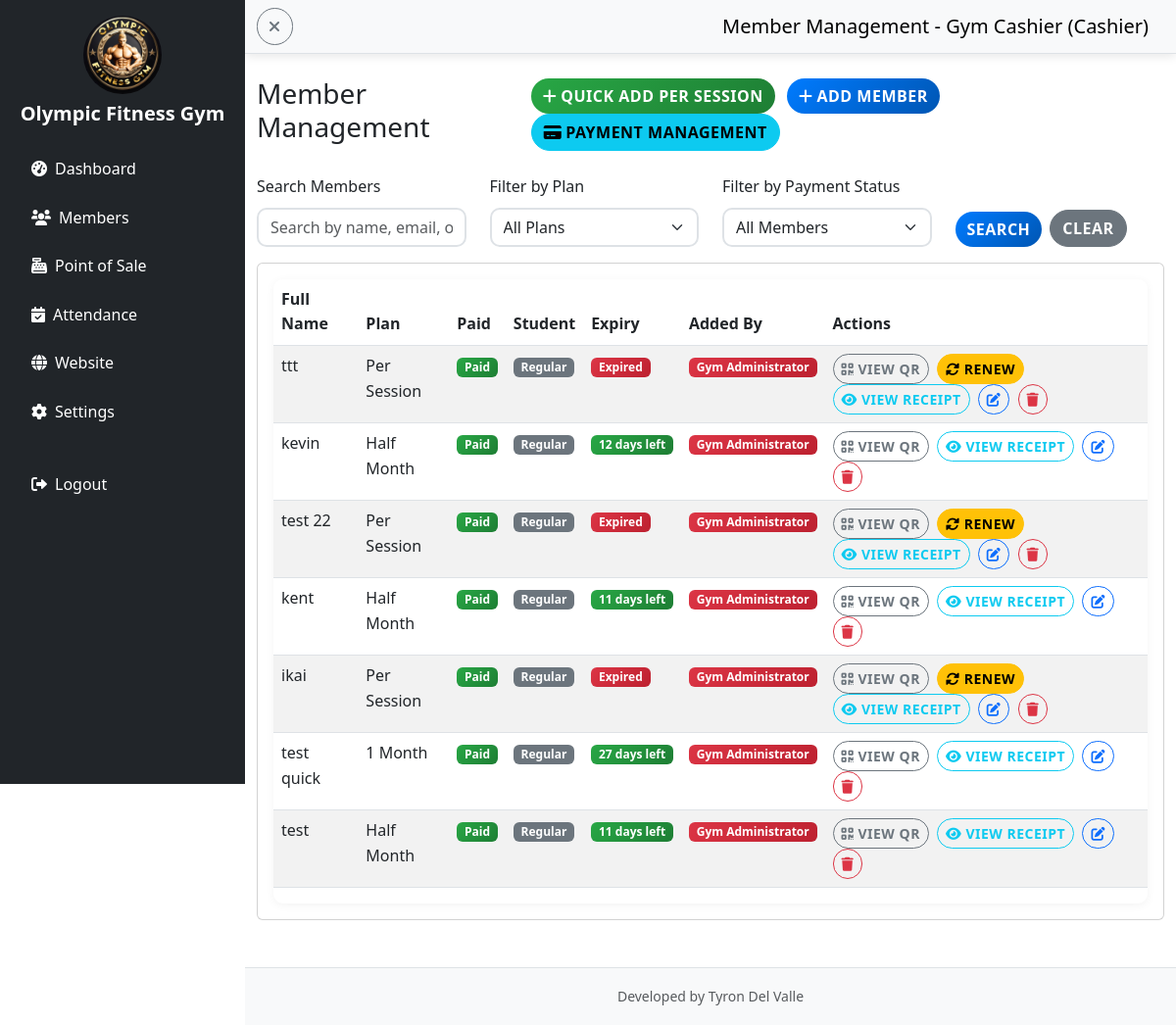
The app's page /cashier/members.php (signed in) with its own data.
### tables this page shows
CREATE TABLE `gym_settings` (
  `id` int(11) NOT NULL AUTO_INCREMENT,
  `gym_name` varchar(255) NOT NULL DEFAULT 'Gym Management System',
  `logo_path` varchar(255) NOT NULL DEFAULT 'gym logo.jpg',
  `background_path` varchar(255) NOT NULL DEFAULT 'gym background.jpg',
  `updated_at` timestamp NOT NULL DEFAULT current_timestamp() ON UPDATE current_timestamp(),
  `sidebar_theme` varchar(50) NOT NULL DEFAULT 'primary',
  `student_discount_enabled` tinyint(1) DEFAULT 1,
  `per_session_fee` decimal(10,2) DEFAULT 50.00,
  `half_month_fee` decimal(10,2) DEFAULT 300.00,
  `one_month_fee` decimal(10,2) DEFAULT 500.00,
  `two_months_fee` decimal(10,2) DEFAULT 900.00,
  `three_months_fee` decimal(10,2) DEFAULT 1300.00,
  `four_months_fee` decimal(10,2) DEFAULT 1700.00,
  `five_months_fee` decimal(10,2) DEFAULT 2100.00,
  `six_months_fee` decimal(10,2) DEFAULT 2500.00,
  `seven_months_fee` decimal(10,2) DEFAULT 2900.00,
  `eight_months_fee` decimal(10,2) DEFAULT 3300.00,
  `nine_months_fee` decimal(10,2) DEFAULT 3700.00,
  `ten_months_fee` decimal(10,2) DEFAULT 4100.00,
  `eleven_months_fee` decimal(10,2) DEFAULT 4500.00,
  `one_year_fee` decimal(10,2) DEFAULT 5000.00,
  `two_years_fee` decimal(10,2) DEFAULT 9000.00,
  `three_years_fee` decimal(10,2) DEFAULT 13000.00,
  PRIMARY KEY (`id`)
);

CREATE TABLE `members` (
  `id` int(11) NOT NULL AUTO_INCREMENT,
  `member_code` varchar(50) DEFAULT NULL,
  `fullname` varchar(100) NOT NULL,
  `email` varchar(100) DEFAULT NULL,
  `phone` varchar(20) DEFAULT NULL,
  `address` text DEFAULT NULL,
  `plan` varchar(50) DEFAULT NULL,
  `start_date` date DEFAULT NULL,
  `end_date` date DEFAULT NULL,
  `status` enum('ACTIVE','EXPIRED','SUSPENDED') DEFAULT 'ACTIVE',
  `is_student` tinyint(1) DEFAULT 0,
  `student_id` varchar(50) DEFAULT NULL,
  `created_at` timestamp NOT NULL DEFAULT current_timestamp(),
  `created_by` int(11) DEFAULT NULL,
  `qr_code` varchar(255) DEFAULT NULL,
  `qr_token` varchar(64) DEFAULT NULL,
  PRIMARY KEY (`id`),
  UNIQUE KEY `member_code` (`member_code`),
  UNIQUE KEY `qr_token` (`qr_token`),
  KEY `fk_members_created_by` (`created_by`),
  CONSTRAINT `fk_members_created_by` FOREIGN KEY (`created_by`) REFERENCES `users` (`id`)
);

CREATE TABLE `users` (
  `id` int(11) NOT NULL AUTO_INCREMENT,
  `fullname` varchar(100) NOT NULL,
  `username` varchar(50) NOT NULL,
  `password` varchar(255) NOT NULL,
  `role` enum('admin','cashier') NOT NULL,
  `created_at` timestamp NOT NULL DEFAULT current_timestamp(),
  `on_duty` tinyint(1) DEFAULT 0,
  PRIMARY KEY (`id`),
  UNIQUE KEY `username` (`username`)
);

### cashier/members.php (the view, shortened to what the rows shown need)
<?php
include "../config/db.php";
include "../get_membership_fees.php";
$settings = $conn->query("SELECT * FROM gym_settings WHERE id = 1")->fetch_assoc();
$student_discount_enabled = isset($settings['student_discount_enabled']) ? $settings['student_discount_enabled'] : true;
$membership_fees = getMembershipFees();
$query = "SELECT m.*,
          CASE WHEN EXISTS (SELECT 1 FROM payments p WHERE p.member_id = m.id) THEN 1 ELSE 0 END as has_payment,
          (SELECT id FROM payments p WHERE p.member_id = m.id ORDER BY p.payment_date DESC LIMIT 1) as latest_payment_id,
          u.fullname as created_by_name,
          u.role as created_by_role
          FROM members m
          LEFT JOIN users u ON m.created_by = u.id";
$query .= " ORDER BY m.created_at DESC";
$members = $conn->query($query);
?>
<!DOCTYPE html>
<html lang="en">
<head>
    <link href="https://cdn.jsdelivr.net/npm/bootstrap@5.3.0/dist/css/bootstrap.min.css" rel="stylesheet">
    <link href="https://cdnjs.cloudflare.com/ajax/libs/font-awesome/6.0.0/css/all.min.css" rel="stylesheet">
    <link href="../assets/style.css?v=20260630f" rel="stylesheet">
</head>
<body>
    <div class="d-flex">
        <nav id="sidebar" class="bg-<?php echo htmlspecialchars($settings['sidebar_theme']); ?> <?php echo ($settings['sidebar_theme'] == 'light') ? 'text-dark' : 'text-white'; ?> vh-100" style="width: 250px;">
            <div class="p-3">
                <div class="text-center mb-4">
                    <img src="../<?php echo htmlspecialchars($settings['logo_path']); ?>" alt="Gym Logo" class="rounded-circle mb-2" style="width: 80px; height: 80px;">
                    <h5 class="fw-bold"><?php echo htmlspecialchars($settings['gym_name']); ?></h5>
                </div>
            </div>
        </nav>
        <div class="flex-grow-1">
            <div class="container-fluid mt-4">
        <div class="row">
            <div class="col-12">
                <div class="d-flex justify-content-between align-items-center mb-4">
                    <h1 class="h3">Member Management</h1>
                </div>
                <div class="card">
                    <div class="card-body">
                        <div class="table-responsive">
                            <table class="table table-striped">
                                        <thead>
                                            <tr>
                                                <th>Full Name</th>
                                                <th>Plan</th>
                                                <th>Paid</th>
                                                <?php if ($student_discount_enabled): ?>
                                                <th>Student</th>
                                                <?php endif; ?>
                                                <th>Expiry</th>
                                                <th>Added By</th>
                                                <th>Actions</th>
                                            </tr>
                                        </thead>
                                <tbody>
                                    <?php while ($member = $members->fetch_assoc()): ?>
                                    <tr>
                                        <td><?php echo htmlspecialchars($member['fullname']); ?></td>
                                        <td><?php echo htmlspecialchars($member['plan']); ?></td>
                                        <td><?php echo $member['has_payment'] ? '<span class="badge bg-success">Paid</span>' : '<span class="badge bg-warning">Not Paid</span>'; ?></td>
                                        <?php if ($student_discount_enabled): ?>
                                        <td><?php echo $member['is_student'] ? '<span class="badge bg-info">Student</span>' : '<span class="badge bg-secondary">Regular</span>'; ?></td>
                                        <?php endif; ?>
                                                <td>
                                                    <?php
                                                    $start_date = strtotime($member['start_date']);
                                                    $end_date = strtotime($member['end_date']);
                                                    $today = strtotime(date('Y-m-d'));
                                                    $current_hour = (int)date('H');
                                                    $closing_hour = 21;
                                                    $is_expired = ($today > $end_date) || ($member['plan'] != 'Per Session' && $today == $end_date && $current_hour >= $closing_hour);
                                                    $start_str = date('Y-m-d', $start_date);
                                                    $end_str = date('Y-m-d', $end_date);
                                                    $today_str = date('Y-m-d', $today);
                                                    if (strtolower($member['plan']) == 'per session') {
                                                        if ($today_str < $start_str) {
                                                            $days_to_start = ceil(($start_date - $today) / (60 * 60 * 24));
                                                            echo '<span class="badge bg-info">Starts in ' . $days_to_start . ' days</span>';
                                                        } elseif ($today_str > $end_str) {
                                                            echo '<span class="badge bg-danger">Expired</span>';
                                                        } else {
                                                            echo '<span class="badge bg-info">Until today</span>';
                                                        }
                                                    } else {
                                                        if ($today < $start_date) {
                                                            $days_to_start = ceil(($start_date - $today) / (60 * 60 * 24));
                                                            echo '<span class="badge bg-info">Starts in ' . $days_to_start . ' days</span>';
                                                        } elseif ($is_expired) {
                                                            echo '<span class="badge bg-danger">Expired</span>';
                                                        } elseif ($end_date == $today) {
                                                            echo 'Until today';
                                                        } else {
                                                            $days_diff = ($end_date - $today) / (60 * 60 * 24);
                                                            if ($days_diff <= 7) {
                                                                echo '<span class="badge bg-warning">' . ceil($days_diff) . ' days left</span>';
                                                            } else {
                                                                echo '<span class="badge bg-success">' . ceil($days_diff) . ' days left</span>';
                                                            }
                                                        }
                                                    }
                                                    ?>
                                                </td>
                                                <td>
                                                    <?php
                                                    $creator_name = $member['created_by_name'] ?? 'Unknown';
                                                    $role = $member['created_by_role'] ?? 'Unknown';
                                                    if ($role == 'admin') {
                                                        echo '<span class="badge bg-danger">' . htmlspecialchars($creator_name) . '</span>';
                                                    } elseif ($role == 'cashier') {
                                                        echo '<span class="badge bg-success">' . htmlspecialchars($creator_name) . '</span>';
                                                    } else {
                                                        echo '<span class="badge bg-secondary">' . htmlspecialchars($creator_name) . '</span>';
                                                    }
                                                    ?>
                                                </td>
                                                <td>
                                                    <button type="button" class="btn btn-sm btn-outline-secondary me-1" onclick="viewQR('<?php echo htmlspecialchars($member['fullname']); ?>', '<?php echo htmlspecialchars($member['qr_code']); ?>', <?php echo $member['id']; ?>)">
                                                        <i class="fas fa-qrcode"></i> View QR
                                                    </button>
                                                    <?php if ($is_expired): ?>
                                                    <button type="button" class="btn btn-sm btn-warning me-1" onclick="openRenewModal(<?php echo $member['id']; ?>, '<?php echo htmlspecialchars($member['fullname']); ?>', '<?php echo htmlspecialchars($member['plan']); ?>', '<?php echo htmlspecialchars($member['end_date']); ?>')">
                                                        <i class="fas fa-sync-alt"></i> Renew
                                                    </button>
                                                    <?php elseif (!$member['has_payment']): ?>
                                                    <a href="payments.php?member_id=<?php echo $member['id']; ?>" class="btn btn-sm btn-outline-success me-1">
                                                        <i class="fas fa-credit-card"></i> Pay
                                                    </a>
                                                    <?php endif; ?>
                                            <?php if ($member['has_payment']): ?>
                                            <a href="print_receipt.php?id=<?php echo $member['latest_payment_id']; ?>&from=members" class="btn btn-sm btn-outline-info me-1" target="_blank">
                                                <i class="fas fa-eye"></i> View Receipt
                                            </a>
                                            <?php endif; ?>
                                            <a href="?edit=<?php echo $member['id']; ?>" class="btn btn-sm btn-outline-primary me-1">
                                                <i class="fas fa-edit"></i>
                                            </a>
                                            <a href="?delete=<?php echo $member['id']; ?>" class="btn btn-sm btn-outline-danger" onclick="return confirm('Are you sure you want to delete this member?')">
                                                <i class="fas fa-trash"></i>
                                            </a>
                                        </td>
                                    </tr>
                                    <?php endwhile; ?>
                                </tbody>
                            </table>
                        </div>
                    </div>
                </div>
            </div>
        </div>
    </div>
</body>
</html>

### records on screen
gym_settings: logo_path (picture), gym_name "Olympic Fitness Gym"
members: fullname "ttt", plan "Per Session", is_student "Regular", start_date "Expired", created_by.fullname "Gym Administrator"
members: fullname "kevin", plan "Half Month", is_student "Regular", created_by.fullname "Gym Administrator"
members: fullname "test 22", plan "Per Session", is_student "Regular", start_date "Expired", created_by.fullname "Gym Administrator"
members: fullname "kent", plan "Half Month", is_student "Regular", created_by.fullname "Gym Administrator"
members: fullname "ikai", plan "Per Session", is_student "Regular", start_date "Expired", created_by.fullname "Gym Administrator"
members: fullname "test quick", plan "1 Month", is_student "Regular", created_by.fullname "Gym Administrator"
members: fullname "test", plan "Half Month", is_student "Regular", created_by.fullname "Gym Administrator"

### other values on screen
$user['fullname'] "Gym Cashier"
